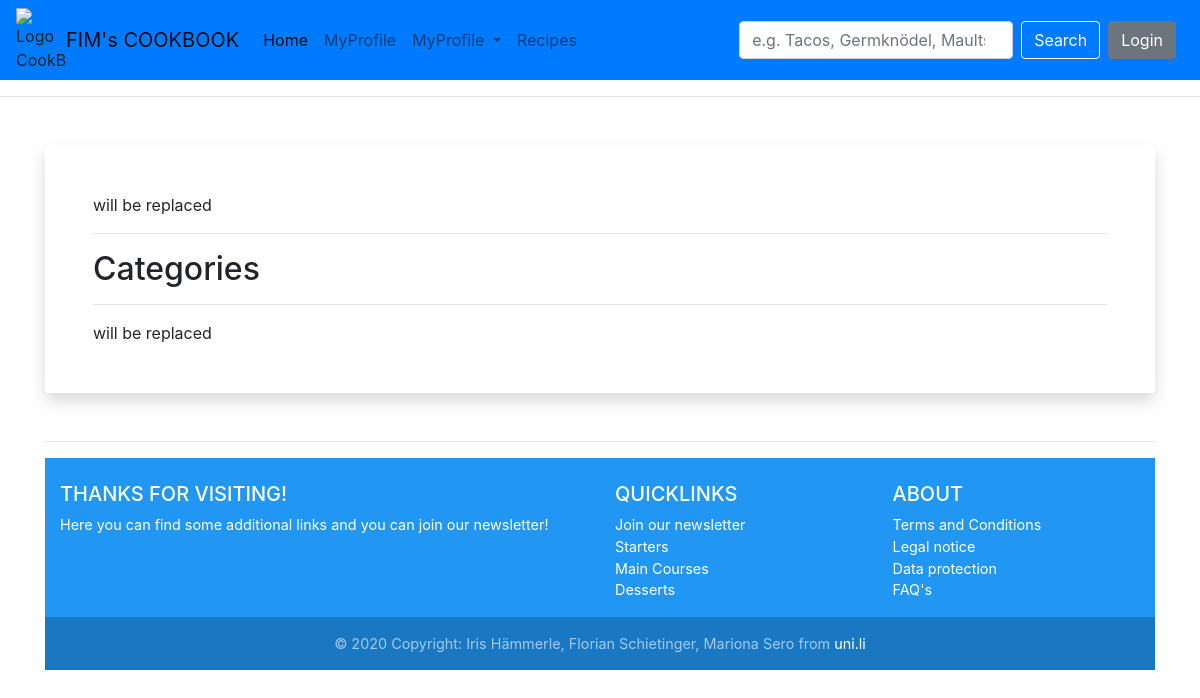
The page /category/ on the database as committed earlier.
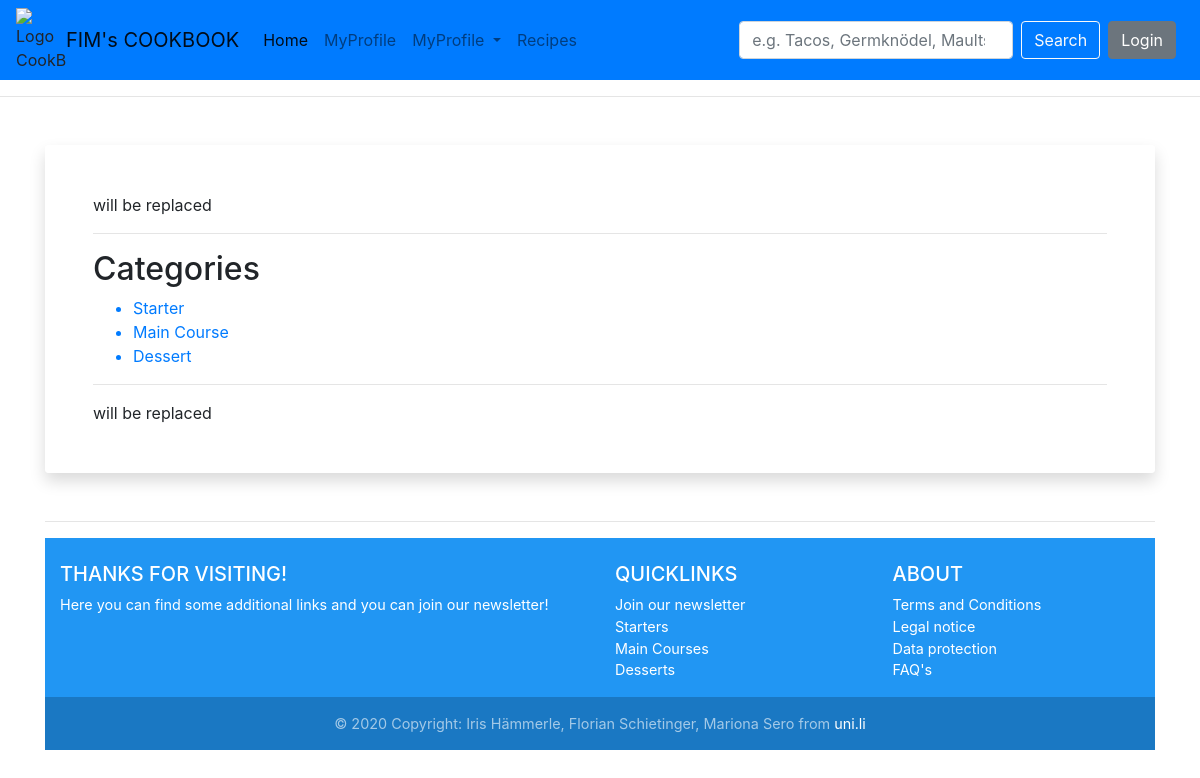
The same page on the database as committed later.
### myRecipeApp/models.py (models this page shows, shortened)
class Category(models.Model):
    CategoryId = models.BigAutoField(primary_key=True,
                                     verbose_name="Unique CategoryId"
                                     )
    Name = models.CharField(verbose_name="Name",
                            max_length=200
                            )

### myRecipeApp/views.py (the view)
# urls.py: path('category/', list_category),
def list_category(httprequest):
    categories = Category.objects.all
    context = {"categories": categories}
    return render(httprequest, "dev_category_list.html", context)

### templates/dev_category_list.html
{% extends 'base.html' %}
    {% block mainContent %}
    <h2>Categories</h2>
    <ul>
        {% for category in categories %}
        <a href="/recipe/?category={{ category.CategoryId }}"><li>{{ category.Name }}</li></a>
        {% endfor %}
    </ul>
    {% endblock %}

### templates/base.html (shortened to what this page needs)
<!DOCTYPE html>
<html lang="en">
<head>
    {% load static %}
    <link rel="stylesheet" href="https://cdn.jsdelivr.net/npm/bootstrap@4.5.3/dist/css/bootstrap.min.css"
>
    <link rel="stylesheet" href="{% static "css/myStyles.css" %}">
    <link rel="stylesheet" href="{% static "css/custom_sidebar.css" %}">
</head>
<body>
<div class="wrapper">
    <div id="side-header">
        {% include 'nav_bar.html' %}
    </div>
    <hr>
    <div id="side-body" class="container">
        <div id='mainContent' class="card border-0 shadow my-5">
            <div class="card-body p-5">
                {% block titleContent %}
                    will be replaced
                {% endblock %}
                <hr>
                {% block mainContent %}{% endblock %}
                <hr>
                {% block sideContent %}
                    will be replaced
                {% endblock %}
            </div>
        </div>
        <hr>
        <div id="side-footer">
            {% include 'footer.html' %}
        </div>
    </div>
</div>
</body>
</html>

### templates/nav_bar.html (shortened to what this page needs)
<nav class="navbar navbar-expand-lg navbar-light bg-primary">
    {% load static %}
    <img src="{% static "images/logo_cookbook_pan.jpg" %}" width=50vw alt="Logo CookBook" href="/home"/>
    <a class="navbar-brand" href="/home">FIM's COOKBOOK</a>
    <div class="collapse navbar-collapse" id="navbarSupportedContent">
        <ul class="navbar-nav mr-auto">
            <li class="nav-item active">
                <a class="nav-link" href="/home">Home <span class="sr-only">(current)</span></a>
            </li>
            <li class="nav-item">
                <a class="nav-link" href="/profile">MyProfile</a>
            </li>
            <li class="nav-item dropdown">
                <a class="nav-link dropdown-toggle" href="#" id="navbarDropdown" role="button" data-toggle="dropdown"
                   aria-haspopup="true" aria-expanded="false">
                    MyProfile
                </a>
            </li>
            <li class="nav-item">
                <a class="nav-link" href="/recipe">Recipes</a>
            </li>
        </ul>
        <form class="form-inline my-2 my-lg-0" method="GET">
            <input class="form-control mr-sm-2" type="search" name="query" placeholder="e.g. Tacos, Germknödel, Maultschen"
                   aria-label="Search">
            <button class="btn btn-outline-light my-2 my-sm-0" type="submit">Search</button>
        </form>
        <div class="col-xs-3 px-2">
            {% if user.is_authenticated %}
                <form action="/logout">
                    <input type="submit" class="btn btn-danger btn-block" value="Logout"/>
                </form>
            {% else %}
                <form action="/login">
                    <input type="submit" class="btn btn-secondary btn-block" value="Login"/>
                </form>
            {% endif %}
        </div>
    </div>
</nav>

### templates/footer.html (shortened to what this page needs)
<div>
    <footer class="page-footer font-small blue pt-4">
        <div class="container-fluid text-center text-md-left">
            <div class="row">
                <div class="col-md-6 mt-md-0 mt-3">
                    <h5 class="text-uppercase">Thanks for visiting!</h5>
                    <p>Here you can find some additional links and you can join our newsletter!</p>
                </div>
                <div class="col-md-3 mb-md-0 mb-3">
                    <h5 class="text-uppercase">Quicklinks</h5>
                    <ul class="list-unstyled">
                        <li>
                            <a href="/signup_newsletter">Join our newsletter</a>
                        </li>
                        <li>
                            <a href="#!">Starters</a>
                        </li>
                        <li>
                            <a href="#!">Main Courses</a>
                        </li>
                        <li>
                            <a href="#!">Desserts</a>
                        </li>
                    </ul>
                </div>
                <div class="col-md-3 mb-md-0 mb-3">
                    <h5 class="text-uppercase">About</h5>
                    <ul class="list-unstyled">
                        <li>
                            <a href="/terms">Terms and Conditions</a>
                        </li>
                        <li>
                            <a href="/imprint">Legal notice</a>
                        </li>
                        <li>
                            <a href="/dataprotection">Data protection</a>
                        </li>
                        <li>
                            <a href="/faq">FAQ's</a>
                        </li>
                    </ul>
                </div>
            </div>
        </div>
        <div class="footer-copyright text-center py-3">© 2020 Copyright:
            <span>Iris Hämmerle, Florian Schietinger, Mariona Sero from <a href="https://uni.li/">uni.li</a></span>
        </div>
    </footer>
</div>

### static_general/css/myStyles.css (style rules this page uses)
html { font-family: sans-serif; line-height: 1.15; -webkit-text-size-adjust: 100%; -webkit-tap-highlight-color: transparent; }
body { background: url('https://c.pxhere.com/photos/28/59/background_food_tasty_olives_wooden_background_cooking_plate_kitchen-1369805.jpg!d') no-repeat center center fixed; -webkit-background-size: cover; -moz-background-size: cover; background-size: cover; -o-background-size: cover; }
#mainContent { background-color: rgba(255,255,255,0.8); }
.blue { background-color: rgba(33,150,243,1.0) !important; }
footer.page-footer { bottom: 0; color: #ffffff; }
.font-small { font-size: .9rem; }
.pt-4, .py-4 { padding-top: 1.5rem!important; }
footer.page-footer a { color: #fff; }
footer.page-footer .footer-copyright { overflow: hidden; color: rgba(255, 255, 255, 0.6); background-color: rgba(0, 0, 0, 0.2); }

Rows that differ between the two databases and show on the page:
added Category: Name "Starter"
added Category: Name "Main Course"
added Category: Name "Dessert"
